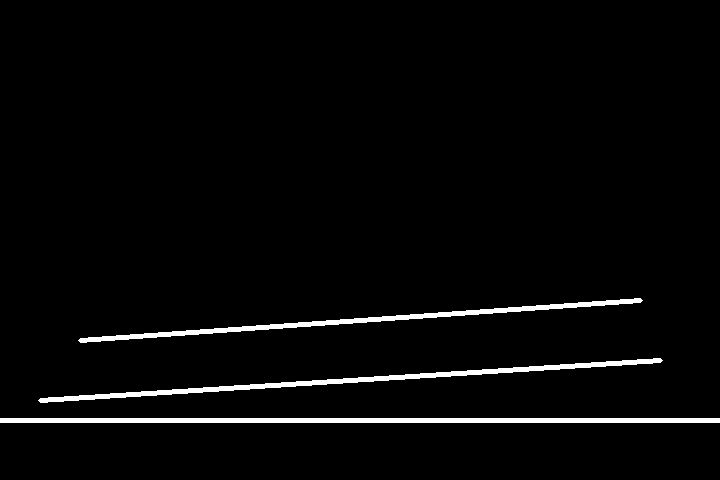
#> input picture backend/sample_data/images/curved_road.png, 720 x 480 px; its folder holds only this picture in this run
$ python audit_advanced_detector_full.py   (older library calls are emulated)
#> lines starting #> are read from the running program, lines starting #| are printed output that depends on the picture; after the words box and inside, x2 and y2 are one past the last pixel; in counts of white or black regions, pixels touching at a corner belong together; long printed decimals are rounded
### backend/app/cv/advanced/thresholding.py
from __future__ import annotations

import cv2
import numpy as np

from .config import AdvancedLaneDetectionConfig


# [4 lines left out: function _normalize_channel, not called in this run]


def _threshold_color(image: np.ndarray, lower: tuple[int, int, int], upper: tuple[int, int, int]) -> np.ndarray:
    hsv = cv2.cvtColor(image, cv2.COLOR_BGR2HSV)
    mask = cv2.inRange(hsv, lower, upper)
    return mask.astype(np.uint8)


def create_lane_binary(frame: np.ndarray, config: AdvancedLaneDetectionConfig) -> np.ndarray:
    """Create a binary lane mask from color and gradient cues."""
    if frame is None:
        return np.zeros((1, 1), dtype=np.uint8)
    array = np.asarray(frame)
    if array.ndim == 2:
        gray = array.astype(np.uint8)
        rgb = cv2.cvtColor(array, cv2.COLOR_GRAY2BGR) if array.dtype != np.uint8 else cv2.cvtColor(array, cv2.COLOR_GRAY2BGR)
    else:
        rgb = cv2.cvtColor(array, cv2.COLOR_BGR2RGB)
        gray = cv2.cvtColor(array, cv2.COLOR_BGR2GRAY)

    white_mask = np.zeros_like(gray, dtype=np.uint8)
    if array.ndim != 2:
        white_mask = cv2.inRange(rgb, config.white_thresholds[0], config.white_thresholds[1])

    yellow_mask = np.zeros_like(gray, dtype=np.uint8)
    if array.ndim != 2:
        yellow_mask = _threshold_color(array, config.yellow_thresholds[0], config.yellow_thresholds[1])

    gradient_mask = apply_sobel(array, axis="x")
    combined = cv2.bitwise_or(white_mask, yellow_mask)
    combined = cv2.bitwise_or(combined, gradient_mask)
    return (combined > 0).astype(np.uint8)


def apply_sobel(frame: np.ndarray, axis: str = "x") -> np.ndarray:
    """Compute a Sobel-based gradient mask without crashing on constant images."""
    array = np.asarray(frame)
    if array.ndim == 3:
        gray = cv2.cvtColor(array, cv2.COLOR_BGR2GRAY)
    else:
        gray = array.astype(np.uint8)

    if gray.size == 0:
        return np.zeros(gray.shape[:2], dtype=np.uint8)

    sobel = cv2.Sobel(gray, cv2.CV_32F, 1 if axis == "x" else 0, 0 if axis == "x" else 1, ksize=3)
    abs_sobel = np.abs(sobel)
    max_value = float(abs_sobel.max()) if abs_sobel.size else 0.0
    if max_value <= 1e-6:
        return np.zeros(gray.shape[:2], dtype=np.uint8)

    normalized = np.clip(abs_sobel / max_value * 255.0, 0, 255).astype(np.uint8)
    return (normalized > 50).astype(np.uint8)

### backend/app/cv/advanced/perspective.py
from __future__ import annotations

import cv2
import numpy as np

from .config import AdvancedLaneDetectionConfig


def _normalize_points(points: tuple[tuple[float, float], ...], width: int, height: int) -> list[tuple[int, int]]:
    result: list[tuple[int, int]] = []
    for x_ratio, y_ratio in points:
        result.append((int(round(x_ratio * width)), int(round(y_ratio * height))))
    return result


def get_perspective_matrices(width: int, height: int, config: AdvancedLaneDetectionConfig | None = None) -> tuple[np.ndarray, np.ndarray]:
    config = config or AdvancedLaneDetectionConfig()
    src = np.array(_normalize_points(config.perspective_src_points, width, height), dtype=np.float32)
    dst = np.array(_normalize_points(config.perspective_dst_points, width, height), dtype=np.float32)
    M = cv2.getPerspectiveTransform(src, dst)
    Minv = cv2.getPerspectiveTransform(dst, src)
    return M, Minv


def warp_perspective(image: np.ndarray, M: np.ndarray, width: int, height: int) -> np.ndarray:
    return cv2.warpPerspective(image, M, (width, height))


def unwarp_perspective(image: np.ndarray, Minv: np.ndarray, width: int, height: int) -> np.ndarray:
    return cv2.warpPerspective(image, Minv, (width, height))

### backend/app/cv/advanced/sliding_windows.py
from __future__ import annotations

import numpy as np


def sliding_window_search(binary: np.ndarray, window_count: int = 9, margin: int = 70) -> tuple[list[int], list[int], list[int], list[int]]:
    """Perform a simple sliding-window search and return pixel indices for left/right lanes."""
    if binary.size == 0:
        return [], [], [], []
    height, width = binary.shape
    window_height = max(1, height // max(window_count, 1))
    non_zero_y, non_zero_x = np.where(binary > 0)
    if len(non_zero_x) == 0:
        return [], [], [], []

    left_x: list[int] = []
    left_y: list[int] = []
    right_x: list[int] = []
    right_y: list[int] = []

    left_current = width // 4
    right_current = width * 3 // 4

    for window_idx in range(window_count):
        y_low = height - (window_idx + 1) * window_height
        y_high = height - window_idx * window_height
        if y_low < 0:
            y_low = 0
        if y_high > height:
            y_high = height
        window_mask = (non_zero_y >= y_low) & (non_zero_y < y_high)
        if not np.any(window_mask):
            continue
        window_x = non_zero_x[window_mask]
        window_y = non_zero_y[window_mask]

        left_window = (window_x >= left_current - margin) & (window_x <= left_current + margin)
        right_window = (window_x >= right_current - margin) & (window_x <= right_current + margin)
        if np.any(left_window):
            left_x.extend(int(x) for x in window_x[left_window])
            left_y.extend(int(y) for y in window_y[left_window])
            left_current = int(np.mean(window_x[left_window]))
        if np.any(right_window):
            right_x.extend(int(x) for x in window_x[right_window])
            right_y.extend(int(y) for y in window_y[right_window])
            right_current = int(np.mean(window_x[right_window]))

    return left_x, left_y, right_x, right_y

### backend/app/cv/advanced/polynomial.py
from __future__ import annotations

from dataclasses import dataclass
from typing import Optional

import numpy as np


@dataclass(slots=True)
class PolynomialLane:
    coefficients: np.ndarray
    pixel_count: int
    fit_x: np.ndarray
    plot_y: np.ndarray
    confidence: float


def fit_polynomial_lane(x: np.ndarray, y: np.ndarray, min_pixels: int = 10) -> PolynomialLane:
    """Fit a second-order polynomial in x = Ay^2 + By + C."""
    if len(x) < min_pixels:
        return PolynomialLane(coefficients=np.array([np.nan, np.nan, np.nan], dtype=np.float32), pixel_count=int(len(x)), fit_x=np.array([], dtype=np.float32), plot_y=np.array([], dtype=np.float32), confidence=0.0)

    y_arr = np.asarray(y, dtype=np.float32)
    x_arr = np.asarray(x, dtype=np.float32)
    if y_arr.size < 2:
        return PolynomialLane(coefficients=np.array([np.nan, np.nan, np.nan], dtype=np.float32), pixel_count=int(len(x)), fit_x=np.array([], dtype=np.float32), plot_y=np.array([], dtype=np.float32), confidence=0.0)

    try:
        coefficients = np.polyfit(y_arr, x_arr, 2)
    except np.linalg.LinAlgError:
        coefficients = np.array([np.nan, np.nan, np.nan], dtype=np.float32)
    plot_y = np.linspace(int(np.min(y_arr)), int(np.max(y_arr)), 20)
    fit_x = np.polyval(coefficients, plot_y)
    return PolynomialLane(coefficients=coefficients.astype(np.float32), pixel_count=int(len(x)), fit_x=fit_x.astype(np.float32), plot_y=plot_y.astype(np.float32), confidence=0.5)


def validate_polynomial_lane(lane: PolynomialLane, width: int, height: int) -> bool:
    if lane is None:
        return False
    if not np.isfinite(lane.coefficients).all():
        return False
    if lane.pixel_count <= 0:
        return False
    if lane.fit_x.size == 0 or lane.plot_y.size == 0:
        return False
    if np.any(lane.fit_x < -50) or np.any(lane.fit_x > width + 50):
        return False
    return True

### backend/app/cv/metrics/lane_metrics.py
"""Lane-centre and vehicle-offset conventions shared by every detector (classic, advanced and AI).

- Positions (lane_center_x, frame_center_x, boundary x) are pixels from the left edge of the frame.
- Boundaries, lane centre and lane width are measured at one reference row near the bottom of the frame,
  OFFSET_REFERENCE_ROW_RATIO * (height - 1).
- vehicle_offset_pixels = frame_center_x - lane_center_x. Positive means the camera reference point (the vehicle) is
  right of the lane centre, negative means it is left of it.
- vehicle_offset_normalized = vehicle_offset_pixels / lane width at the reference row, so +/-0.5 puts the camera
  reference point on a lane boundary.
- Offsets are image pixels, not metres: converting them needs a camera calibration the system does not have.
"""
from __future__ import annotations

OFFSET_REFERENCE_ROW_RATIO = 0.9


def reference_row(height: int) -> float:
    """The image row at which lane boundaries, lane centre and vehicle offset are measured."""
    return OFFSET_REFERENCE_ROW_RATIO * (height - 1)


# [5 lines left out: function line_x_at, not called in this run]


def calculate_lane_center(left_x: float | None, right_x: float | None) -> float | None:
    """Return the midpoint between the left and right lane boundaries (a position, not an offset)."""
    if left_x is None or right_x is None:
        return None
    return (left_x + right_x) / 2.0


# [29 lines left out: functions calculate_vehicle_offset, calculate_vehicle_offset_normalized, calculate_confidence, not called in this run]

### backend/app/cv/advanced/geometry.py
from __future__ import annotations

import numpy as np

# The lane centre is a position (pixels from the left edge); the vehicle offset is lane_metrics.calculate_vehicle_offset.
from ..metrics.lane_metrics import calculate_lane_center  # noqa: F401


# [5 lines left out: function calculate_lane_widths, not called in this run]


def calculate_polynomial_curvature(coefficients: np.ndarray) -> float:
    if coefficients is None or len(coefficients) < 3:
        return float("nan")
    if not np.isfinite(coefficients).all():
        return float("nan")
    return float(abs(coefficients[0]) * 1000.0)

### backend/scripts/audit_advanced_detector_full.py
import json
import sys
import time
from pathlib import Path

import cv2
import numpy as np

sys.path.insert(0, str(Path(__file__).resolve().parent.parent))

from app.cv.advanced.config import AdvancedLaneDetectionConfig
from app.cv.advanced.detector import AdvancedLaneDetector
from app.cv.advanced.histogram import compute_histogram_lane_bases
from app.cv.advanced.perspective import get_perspective_matrices, warp_perspective
from app.cv.advanced.polynomial import fit_polynomial_lane, validate_polynomial_lane
from app.cv.advanced.sliding_windows import sliding_window_search
from app.cv.advanced.thresholding import create_lane_binary
from app.cv.advanced.geometry import calculate_lane_center, calculate_lane_widths, calculate_polynomial_curvature

BASE_DIR = Path(__file__).resolve().parent.parent
IMAGE_PATH = BASE_DIR / "sample_data" / "images" / "curved_road.png"
if not IMAGE_PATH.exists():
    IMAGE_PATH = BASE_DIR.parent / "uploads" / "8a8d4440-ef4e-4289-9615-39761db00691.png"
if not IMAGE_PATH.exists():
    raise SystemExit("Synthetic curved image not found")

frame = cv2.imread(str(IMAGE_PATH), cv2.IMREAD_COLOR)
#> frame is the input picture: shape (480, 720, 3); values 30 (black) and 255 (white), 2.7% white; 3 white regions, box (x1, y1, x2, y2) and area: (0, 418, 720, 423) 3600, (38, 358, 663, 403) 3113, (78, 298, 643, 343) 2773
if frame is None:
    raise SystemExit("Failed to read image")

config = AdvancedLaneDetectionConfig()
width, height = frame.shape[1], frame.shape[0]

save_dir = BASE_DIR / "processed" / "audit_debug"
save_dir.mkdir(parents=True, exist_ok=True)

cv2.imwrite(str(save_dir / "original.png"), frame)

binary = create_lane_binary(frame, config)
#> in apply_sobel, `sobel = cv2.Sobel(gray, cv2.CV_32F, 1 if axis == "x" else 0, 0 if axis..`:
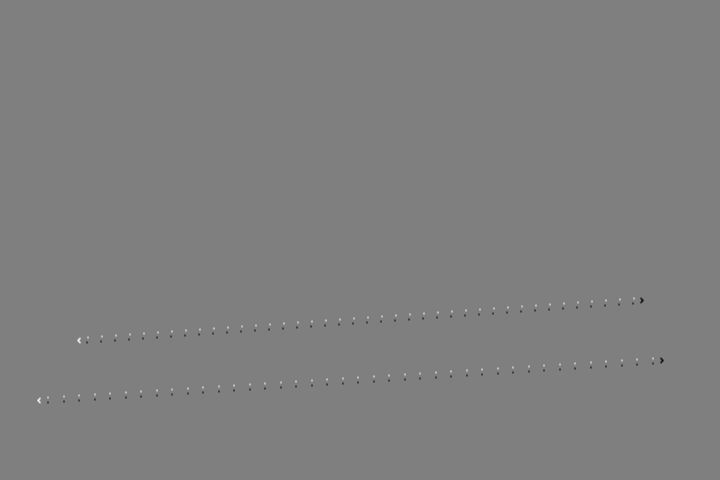
#> sobel: shape (480, 720) float32; min -900, max 900, mean 0; drawn with min black and max white
#> in apply_sobel, `abs_sobel = np.abs(sobel)`:
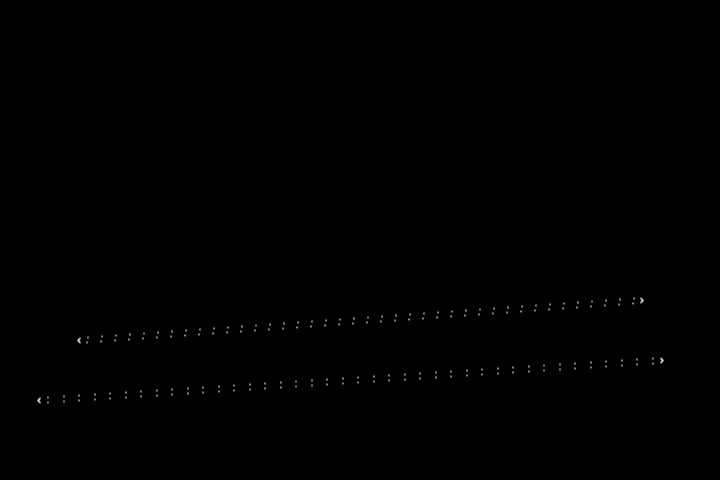
#> abs_sobel: shape (480, 720) float32; min 0, max 900, mean 0.9; drawn with min black and max white
#> in apply_sobel, `max_value = float(abs_sobel.max()) if abs_sobel.size else 0.0`: max_value = 900
cv2.imwrite(str(save_dir / "binary.png"), binary * 255)

M, Minv = get_perspective_matrices(width, height, config)
warped_binary = warp_perspective(binary.astype(np.uint8), M, width, height)
#> in warp_perspective, `return cv2.warpPerspective(image, M, (width, height))`:
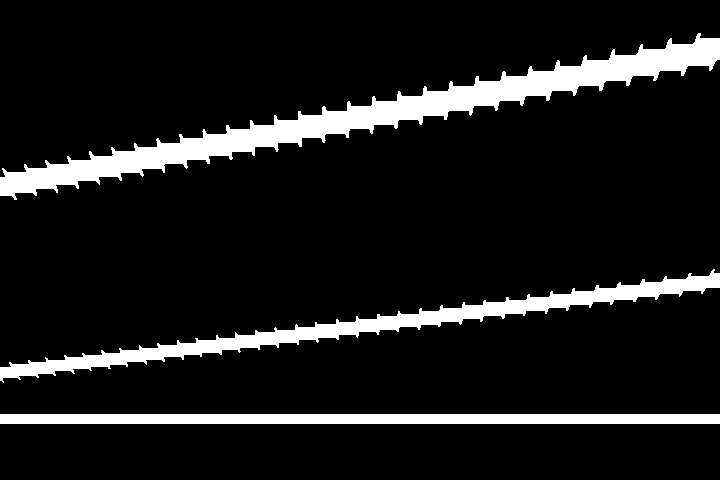
#> returned value: shape (480, 720); values 0 (black) and 1 (white), 10.3% white; 3 white regions, box (x1, y1, x2, y2) and area: (0, 33, 720, 200) 18209, (0, 269, 720, 383) 10268, (0, 414, 720, 424) 7200
cv2.imwrite(str(save_dir / "birdseye.png"), warped_binary * 255)

histogram = np.sum(warped_binary[height // 2 :, :], axis=0)
#> histogram = 720 values, max 32 at index 357, min 21 at index 4, mean 24.26
hist_vis = np.zeros((height, width), dtype=np.uint8)
for idx, value in enumerate(histogram):
    hist_vis[:, idx] = 0
    if value > 0:
        hist_vis[height - int(min(value, height)) :, idx] = 255
#> this loop made 720 passes
#> value on passes 1 to 3: 24, 24, 25
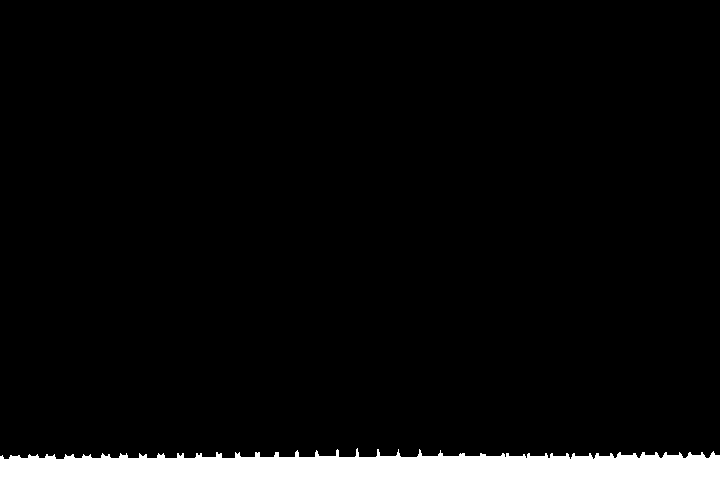
#> hist_vis: shape (480, 720); 5.1% white; 1 white region, box (x1, y1, x2, y2) and area: (0, 448, 720, 480) 17468
cv2.imwrite(str(save_dir / "histogram.png"), hist_vis)

left_x, left_y, right_x, right_y = sliding_window_search(warped_binary, window_count=config.sliding_window_count, margin=config.window_margin)
#> the loop in sliding_window_search, `for window_idx in range(window_count):` made 9 passes
#> (left_current, right_current) on passes 2, 3, 7: (180, 540), (180, 480), (158, 435)
#> after the loop in sliding_window_search, `for window_idx in range(window_count):`: left_x = 5928 values, max 250 at index 140, min 67 at index 5204, mean 168.6; left_y = 5928 values, max 423 at index 1269, min 129 at index 3984, mean 280.9; right_x = 6172 values, max 610 at index 140, min 365 at index 5835, mean 480.5; right_y = 6172 values, max 423 at index 1269, min 71 at index 3663, mean 236
left_lane_poly = fit_polynomial_lane(left_x, left_y, min_pixels=config.min_pixels_fit) if len(left_x) >= config.min_pixels_fit else None
#> in fit_polynomial_lane, `y_arr = np.asarray(y, dtype=np.float32)`: y_arr has the same summary as left_y in sliding_window_search
#> in fit_polynomial_lane, `x_arr = np.asarray(x, dtype=np.float32)`: x_arr has the same summary as left_x in sliding_window_search
#> in fit_polynomial_lane, `coefficients = np.polyfit(y_arr, x_arr, 2)`: coefficients = [-0.000304, 0.269, 120.8]
#> in fit_polynomial_lane, `fit_x = np.polyval(coefficients, plot_y)`: fit_x = 20 values from 150.5 to 180.4
right_lane_poly = fit_polynomial_lane(right_x, right_y, min_pixels=config.min_pixels_fit) if len(right_x) >= config.min_pixels_fit else None

poly_img = frame.copy()
if left_lane_poly is not None and validate_polynomial_lane(left_lane_poly, width, height):
    y_vals = np.linspace(height - 1, 0, 20).astype(np.int32)
    x_vals = np.polyval(left_lane_poly.coefficients, y_vals)
#> x_vals = 20 values, max 180.5 at index 1, min 120.8 at index 19, mean 161.4
    for y, x in zip(y_vals, x_vals):
        cv2.circle(poly_img, (int(round(x)), int(round(y))), 2, (255, 0, 0), -1)
#> this loop made 20 passes
#> (y, x) on passes 1 to 8: (479, 180.1), (453, 180.5), (428, 180.4), (403, 180), (378, 179.2), (352, 178), (327, 176.4), (302, 174.4)
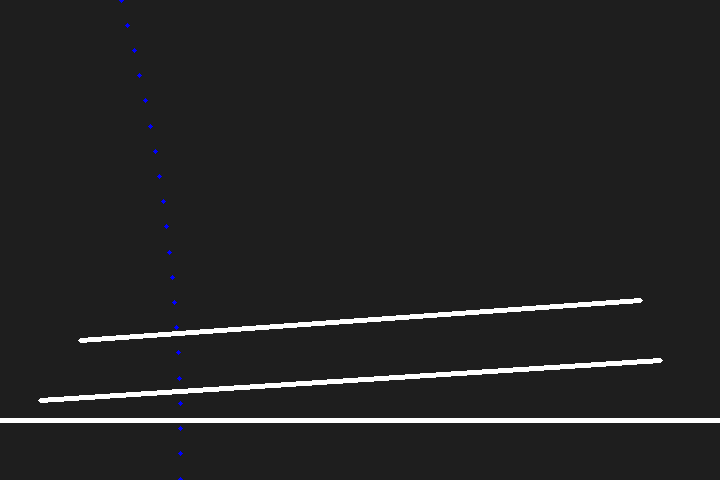
#> poly_img: shape (480, 720, 3); 0.07% of pixels changed, all inside (x1, y1, x2, y2) = (119, 0, 183, 480)
if right_lane_poly is not None and validate_polynomial_lane(right_lane_poly, width, height):
    y_vals = np.linspace(height - 1, 0, 20).astype(np.int32)
    x_vals = np.polyval(right_lane_poly.coefficients, y_vals)
#> x_vals = 20 values, max 584.9 at index 0, min 448.1 at index 13, mean 484.8
    for y, x in zip(y_vals, x_vals):
        cv2.circle(poly_img, (int(round(x)), int(round(y))), 2, (0, 255, 0), -1)
#> this loop made 20 passes
#> (y, x) on passes 1 to 8: (479, 584.9), (453, 564.7), (428, 546.9), (403, 530.5), (378, 515.6), (352, 501.7), (327, 489.8), (302, 479.4)
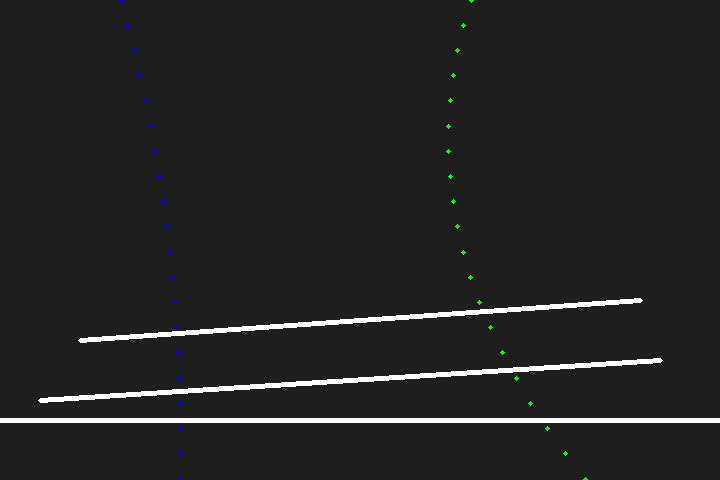
#> poly_img: shape (480, 720, 3); 0.07% of pixels changed, all inside (x1, y1, x2, y2) = (446, 0, 588, 480)
cv2.imwrite(str(save_dir / "polynomial_fit.png"), poly_img)

overlay = frame.copy()
if left_lane_poly is not None and right_lane_poly is not None and validate_polynomial_lane(left_lane_poly, width, height) and validate_polynomial_lane(right_lane_poly, width, height):
    y_values = np.linspace(height - 1, 0, 20).astype(np.int32)
    left_x_vals = np.polyval(left_lane_poly.coefficients, y_values)
#> left_x_vals = 20 values, max 180.5 at index 1, min 120.8 at index 19, mean 161.4
    right_x_vals = np.polyval(right_lane_poly.coefficients, y_values)
#> right_x_vals has the same summary as x_vals
    points = []
    for y, x in zip(y_values, left_x_vals):
        points.append([int(round(x)), int(round(y))])
#> after the loop, points = [[180, 479], [180, 453], [180, 428], [180, 403], [179, 378], [178, 352], [176, 327], [174, 302], [172, 277], [169, 252], [166, 226], [163, 201], [159, 176], [155, 151], [150, 126], [145, 100], [139, 75], [134, 50], [127, 25], [121, 0]]
    for y, x in zip(reversed(y_values), reversed(right_x_vals)):
        points.append([int(round(x)), int(round(y))])
#> this loop made 20 passes
#> (y, x) on passes 1 to 8: (0, 471), (25, 463.4), (50, 457.4), (75, 452.9), (100, 449.8), (126, 448.2), (151, 448.1), (176, 449.6)
#> after the loop, points = 40 pairs, first value 121 to 585, second value 0 to 479
    points_arr = np.array(points, dtype=np.int32)
#> points_arr has the same summary as points
    cv2.polylines(overlay, [points_arr], True, (0, 255, 0), 3)
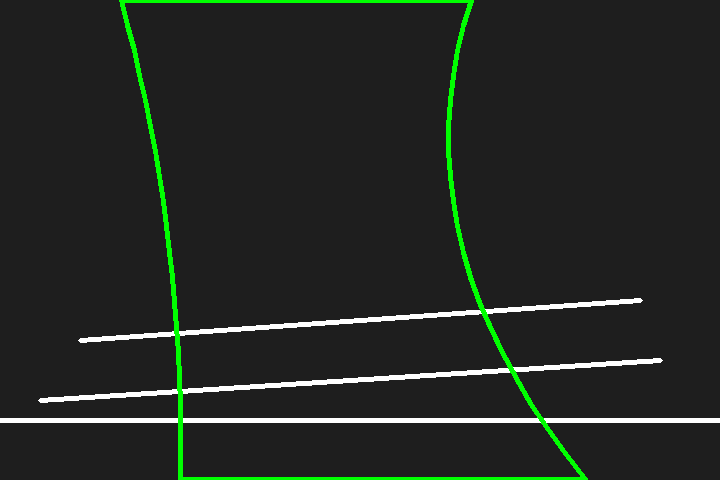
#> overlay: shape (480, 720, 3); 2.07% of pixels changed, all inside (x1, y1, x2, y2) = (119, 0, 588, 480)
cv2.imwrite(str(save_dir / "inverse_perspective_overlay.png"), overlay)

metrics = {}
if left_lane_poly is not None and validate_polynomial_lane(left_lane_poly, width, height):
    left_bottom_x = float(np.polyval(left_lane_poly.coefficients, height - 1))
#> left_bottom_x = 180.1
    metrics['left_bottom_x'] = left_bottom_x
    metrics['left_curvature'] = calculate_polynomial_curvature(left_lane_poly.coefficients)
if right_lane_poly is not None and validate_polynomial_lane(right_lane_poly, width, height):
    right_bottom_x = float(np.polyval(right_lane_poly.coefficients, height - 1))
#> right_bottom_x = 584.9
    metrics['right_bottom_x'] = right_bottom_x
    metrics['right_curvature'] = calculate_polynomial_curvature(right_lane_poly.coefficients)
if 'left_bottom_x' in metrics and 'right_bottom_x' in metrics:
    metrics['lane_width'] = abs(metrics['right_bottom_x'] - metrics['left_bottom_x'])
    metrics['lane_center'] = calculate_lane_center(metrics['left_bottom_x'], metrics['right_bottom_x'])
    metrics['vehicle_offset'] = width / 2.0 - metrics['lane_center']  # positive: vehicle right of the lane centre (warped coordinates)
    metrics['average_curvature'] = float(np.nanmean([metrics['left_curvature'], metrics['right_curvature']]))
metrics['left_lane_pixel_count'] = len(left_x)
metrics['right_lane_pixel_count'] = len(right_x)

print(json.dumps(metrics, indent=2))
#| {
#|   "left_bottom_x": 180.109,
#|   "left_curvature": 0.3039,
#|   "right_bottom_x": 584.893,
#|   "right_curvature": 1.186,
#|   "lane_width": 404.784,
#> (further printed lines are left out)
print('saved_debug_artifacts', sorted(p.name for p in save_dir.glob('*')))
